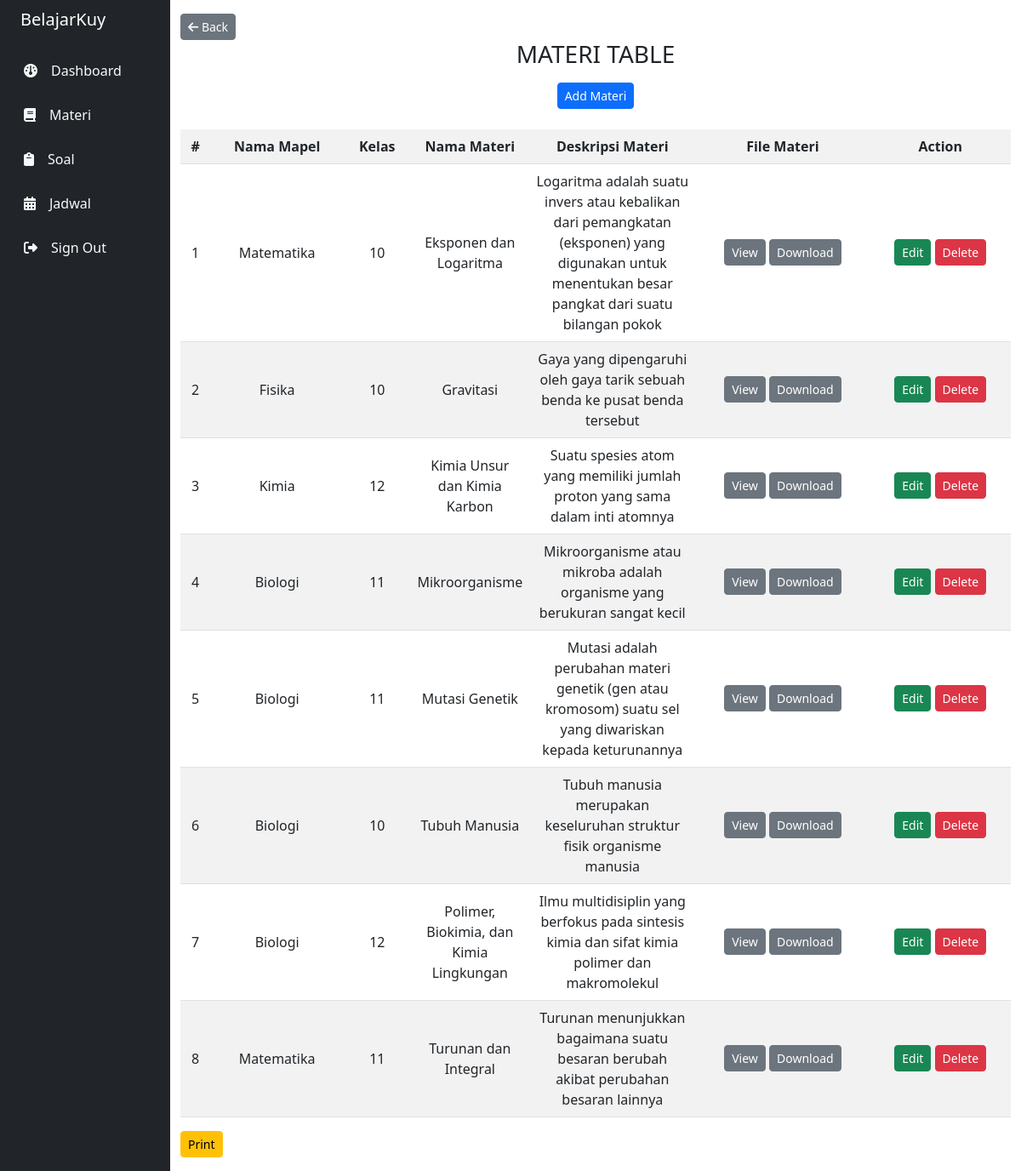
The page /dashboard/materi/index.php (signed in) on the database its author committed.
### tables this page shows
CREATE TABLE `materi` (
  `id_materi` int(3) NOT NULL,
  `id_mapel` int(3) NOT NULL,
  `nama_materi` varchar(255) NOT NULL,
  `desc_materi` varchar(255) NOT NULL,
  `file_materi` varchar(255) NOT NULL,
  `kelas` int(3) NOT NULL
);

CREATE TABLE `mapel` (
  `id_mapel` int(3) NOT NULL,
  `nama_mapel` varchar(255) NOT NULL
);

### dashboard/materi/index.php (the view, shortened to what this page needs)
<?php
include("../inc/header.php");
include("../../config/connect.php");
  ?>
  <?php
$sql = "select mapel.nama_mapel, materi.* from mapel join materi on mapel.id_mapel=materi.id_mapel;";
$query = mysqli_query($conn, $sql);
$i = 1;
?>
<div class="text-center">
  <h3 class="mb-3">MATERI TABLE</h3>
  <button type="button" class="btn btn-sm btn-primary" data-bs-toggle="modal" data-bs-target="#materiModal">
    Add Materi
  </button>
</div>
<div class="mt-4">
  <table class="table text-center table-striped table-hover align-middle">
    <tr>
      <th>#</th>
      <th>Nama Mapel</th>
      <th>Kelas</th>
      <th>Nama Materi</th>
      <th>Deskripsi Materi</th>
      <th>File Materi</th>
      <th colspan="2">Action</th>
    </tr>
    <?php
    while ($row = mysqli_fetch_array($query)) {
    ?>
      <tr>
        <td><?= $i ?></td>
        <td><?= $row['nama_mapel'] ?></td>
        <td><?= $row['kelas'] ?></td>
        <td style="width: 10%;"><?= $row['nama_materi'] ?></td>
        <td style="width: 20%;"><?= $row['desc_materi'] ?></td>
        <td>
          <a href="../../asset/bankmateri/<?= $row['file_materi'] ?>" target="_blank" class="btn btn-sm btn-secondary">View</a>
          <a href="../../asset/bankmateri/<?= $row['file_materi'] ?>" download="" class="btn btn-sm btn-secondary">Download</a>
        </td>
        <td>
          <a href="./process.php?edit=<?= $row['id_materi'] ?>" class="btn btn-success btn-sm">Edit</a>
          <a href="./process.php?delete=<?= $row['id_materi'] ?>" class="btn btn-danger btn-sm" onclick="return confirm('Apakah Anda yakin ingin menghapus?')">Delete</a>
        </td>
      </tr>
    <?php
      $i++;
    }
    ?>
  </table>
</div>
<button class="btn btn-sm btn-warning" onclick="window.print()">Print</button>
<?php
include("../inc/footer.php")
?>

### rows shown on the page
materi: id_mapel.nama_mapel "Matematika", kelas "10", nama_materi "Eksponen dan Logaritma", desc_materi "Logaritma adalah suatu invers atau kebalikan dari pemangkatan (eksponen) yang digunakan untuk menentukan besar pangkat dari suatu bilangan pokok"
materi: id_mapel.nama_mapel "Fisika", kelas "10", nama_materi "Gravitasi", desc_materi "Gaya yang dipengaruhi oleh gaya tarik sebuah benda ke pusat benda tersebut"
materi: id_mapel.nama_mapel "Kimia", kelas "12", nama_materi "Kimia Unsur dan Kimia Karbon", desc_materi "Suatu spesies atom yang memiliki jumlah proton yang sama dalam inti atomnya"
materi: id_mapel.nama_mapel "Biologi", kelas "11", nama_materi "Mikroorganisme", desc_materi "Mikroorganisme atau mikroba adalah organisme yang berukuran sangat kecil"
materi: id_mapel.nama_mapel "Biologi", kelas "11", nama_materi "Mutasi Genetik", desc_materi "Mutasi adalah perubahan materi genetik (gen atau kromosom) suatu sel yang diwariskan kepada keturunannya"
materi: id_mapel.nama_mapel "Biologi", kelas "10", nama_materi "Tubuh Manusia", desc_materi "Tubuh manusia merupakan keseluruhan struktur fisik organisme manusia"
materi: id_mapel.nama_mapel "Biologi", kelas "12", nama_materi "Polimer, Biokimia, dan Kimia Lingkungan", desc_materi "Ilmu multidisiplin yang berfokus pada sintesis kimia dan sifat kimia polimer dan makromolekul"
materi: id_mapel.nama_mapel "Matematika", kelas "11", nama_materi "Turunan dan Integral", desc_materi "Turunan menunjukkan bagaimana suatu besaran berubah akibat perubahan besaran lainnya"
